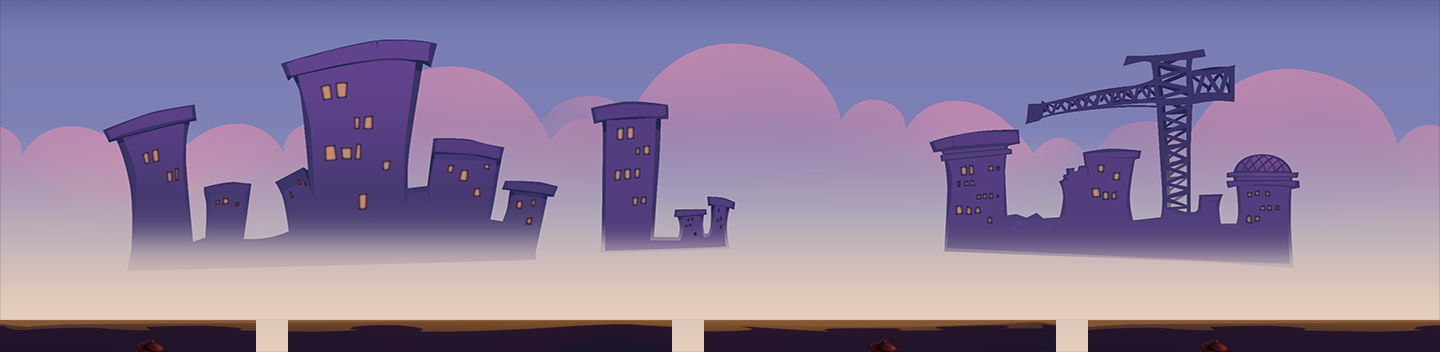

Tiled map render using the project's own tile images. Description and the map definition, with tile-layer contents summarised, below:
An orthogonal 45x11 tile map with 32x32 px tiles, 1 tile layer (块层 1) and 19 objects.

<map version="1.0" orientation="orthogonal" width="45" height="11" tilewidth="32" tileheight="32">
 <tileset firstgid="1" name="map1" tilewidth="32" tileheight="32">
  <image source="map1.png" width="1440" height="379" />
 </tileset>
 <layer name="块层 1" width="45" height="11" opacity="0.94">
  <data>[495 cells, 495 non-empty, 492 distinct tile ids]</data>
 </layer>
 <objectgroup name="boxs" width="45" height="11">
  <object x="809" y="320" />
  <object x="1165" y="275" />
  <object x="359" y="320" />
 </objectgroup>
 <objectgroup name="floors" width="45" height="11">
  <object x="0" y="320" width="256" height="32" />
  <object x="288" y="320" width="384" height="32" />
  <object x="704" y="320" width="352" height="32" />
  <object x="1088" y="320" width="352" height="32" />
 </objectgroup>
 <objectgroup name="battery" width="45" height="11">
  <object x="1300" y="325" />
 </objectgroup>
 <objectgroup name="coins" width="45" height="11">
  <object x="1254" y="464" height="8" />
  <object x="1139" y="302" />
  <object x="1177" y="302" />
  <object x="1202" y="220" />
  <object x="238" y="292" />
  <object x="414" y="227" />
  <object x="456" y="292" />
  <object x="730" y="303" />
  <object x="1055" y="243" />
  <object x="854" y="304" />
  <object x="851" y="239" />
 </objectgroup>
</map>
